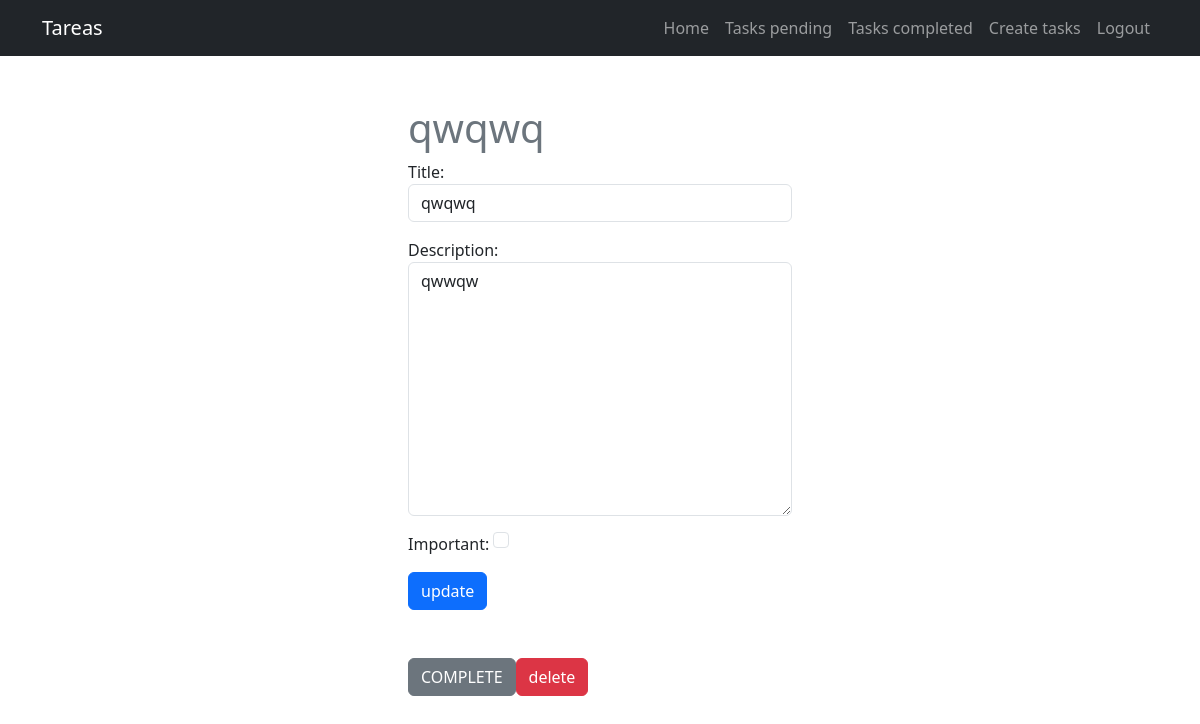
Page /task/5/ (signed in) on the earlier database version.
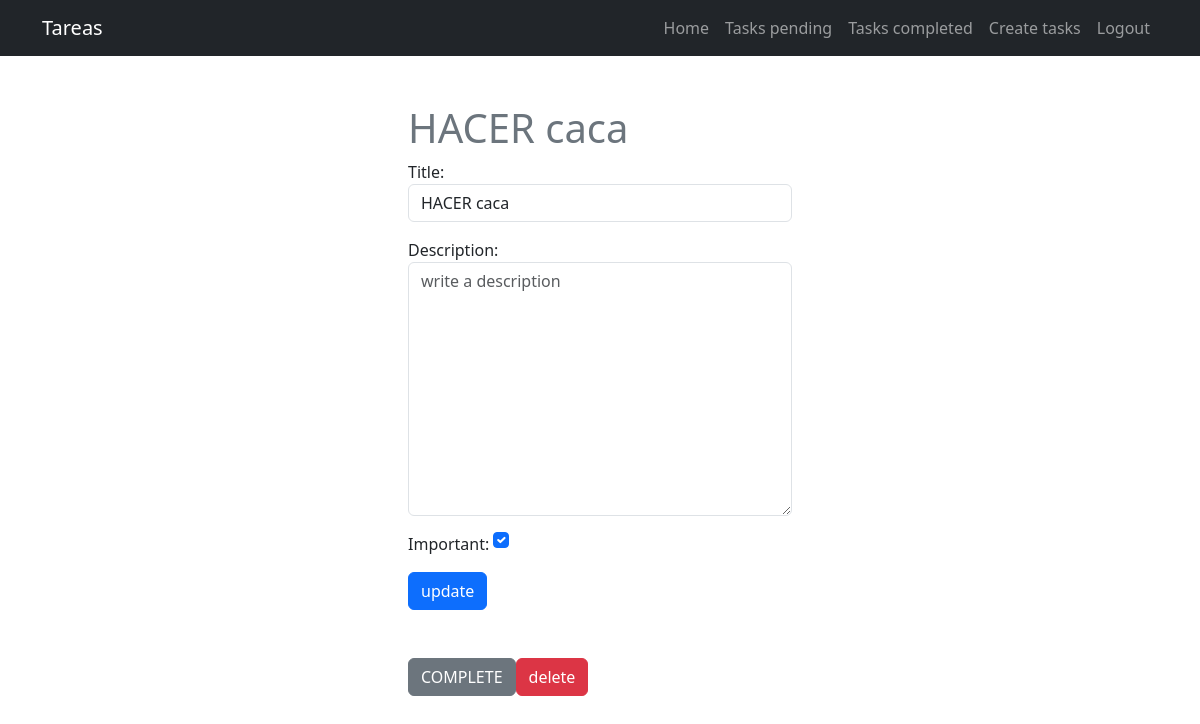
Same page on the later database version.
### tasks/models.py (models this page shows, shortened)
class Task(models.Model):
    title = models.CharField(max_length= 255)
    description = models. TextField(blank=True)
    created = models.DateTimeField(auto_now_add=True)
    datecompleted = models.DateTimeField(null=True,blank=True)
    important = models.BooleanField(default=False)
    user = models.ForeignKey(User, on_delete= models.CASCADE)

### tasks/views.py (the view, shortened to what this page needs)
# urls.py: path("task/<int:task_id>/", views.task_detail, name="task_detail"),
@login_required
def task_detail(request,task_id):
    if request.method == 'GET':
        task = get_object_or_404(Task, pk=task_id, user=request.user)
        form = TaskForm(instance=task)
        return render(request, 'task_detail.html', {'task': task, 'form': form})

### tasks/forms.py
class TaskForm(forms.ModelForm):
    class Meta :
        model= Task
        fields = ['title','description', 'important']
        widgets= {
            'title': forms.TextInput(attrs={'class': 'form-control','placeholder':'write a title'}),
            'description': forms.Textarea(attrs={'class': 'form-control','placeholder':'write a description'}),
            'important': forms.CheckboxInput(attrs={'class': 'form-check-input m-auto',}),
        }

### tasks/templates/task_detail.html (shortened to what this page needs)
{% extends 'base.html' %}
{% block content %}
<main class="contendor">
    <div class="row">
        <section class="col-md-4 offset-md-4 mt-5">
            <h1 class="text-secondary">{{task.title}}</h1>
            <form method="post">
                {{form.as_p}}
                <button class="btn btn-primary">
                    update
                </button>
            </form>
            <div class="mt-5 d-flex">
                <form action="{% url 'complete_task' task.id %}" method="POST">
                    <button class="btn btn-secondary">
                        COMPLETE
                    </button>
                </form>
                <form action="{% url 'delete_task' task.id %}" method="POST">
                    <button class="btn btn-danger">
                        delete
                    </button>
                </form>
            </div>
        </section>
    </div>
</main>
{% endblock %}

Differences in the rows shown:
changed Task: title "qwqwq" → "HACER caca"; description "qwwqw" → (not shown); important "☐" → "☑"
